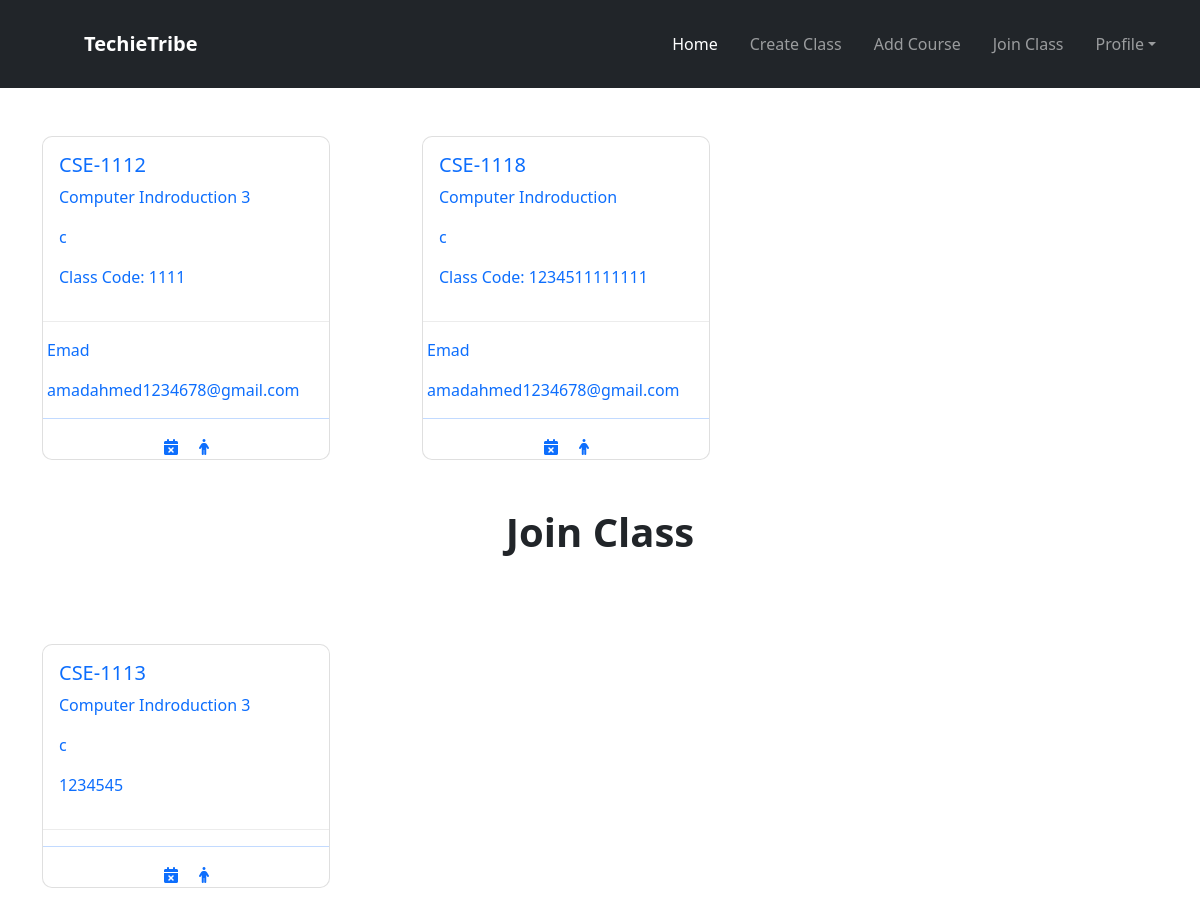
The page /teacher/ (signed in) on the database as committed earlier.
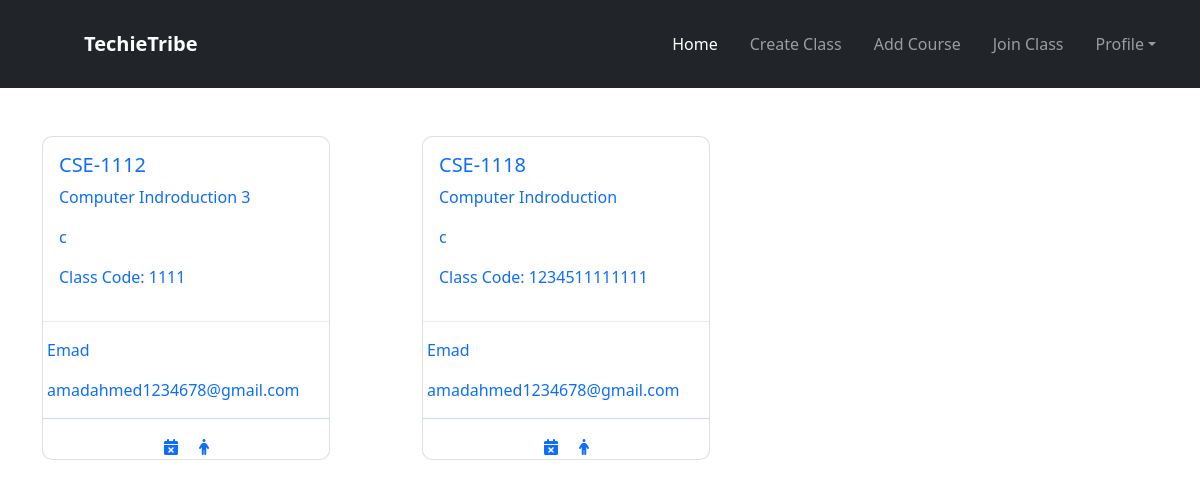
The same page on the database as committed later.
### teacher/models.py (models this page shows, shortened)
class CreateClass(models.Model):
    user = models.ForeignKey(User, on_delete=models.CASCADE)
    class_code_name = models.CharField(max_length=100)
    section = models.CharField(max_length=100, null=True, blank=True)
    subject_name = models.CharField(max_length=100, null=True, blank=True)
    room = models.CharField(max_length=100)
    classcode = models.CharField(max_length=100)

class JoinClassteach(models.Model):
    teacher = models.ForeignKey(User, on_delete=models.CASCADE)
    myclass = models.ForeignKey(CreateClass, on_delete=models.CASCADE)

### teacher/views.py (the view)
# urls.py: path('', TeacherHome.as_view(), name='home'),
class TeacherHome(View):
    def get(self, request):
        if request.user.is_authenticated:
            classview = JoinClassteach.objects.filter(teacher=request.user)
            create = CreateClass.objects.filter(user=request.user)
            return render(request, 'teacher_home.html', {'create': create, 'classview': classview})
        else:
            return redirect("/")

### teacher/templates/teacher_home.html (shortened to what this page needs)
{% extends 'base_teacher.html' %} <br />
{% load static %} <br />
{% block content %}
<link rel="stylesheet" href="{% static 'css/card.css' %}" />
<link
  rel="stylesheet"
  href="https://cdnjs.cloudflare.com/ajax/libs/font-awesome/6.1.1/css/all.min.css"
/>
<section class="wrapper">
  <div class="container">
    <div class="row">
      {% for cr in create %}
      <div class="col-lg-4 mt-5">
        <a href="{% url 'classshow' cr.id %}">
          <div class="card" style="width: 18rem">
            <div class="card-body">
              <h5 class="card-title">{{cr.class_code_name}}</h5>
              <p class="card-text">{{cr.subject_name}}</p>
              <p class="card-text">{{cr.section}}</p>
              <p class="card-text">Class Code: {{cr.classcode}}</p>
            </div>
            <hr class="mhr" />
            <div class="ms-1">
              <p>{{cr.user.first_name}}</p>
              <p>{{cr.user.email}}</p>
            </div>
            <hr />
            <div class="text-center">
              <a href="{% url 'deletecard' cr.id %}"
                ><i class="fa-solid fa-calendar-xmark me-3"></i
              ></a>
              <a href="{% url 'peopleview' cr.id %}"
                ><i class="fa-solid fa-person"></i
              ></a>
            </div>
          </div>
        </a>
      </div>
      {% endfor %}
    </div>
  </div>
</section>
{% if classview %}
<h1 class="text-dark fw-bold mt-5">Join Class</h1>
<section class="wrapper mb-5">
  <div class="container">
    <div class="row">
      {% for cr in classview %}
      <div class="col-lg-4 mt-5">
        <a href="{% url 'class_view_work_teach' cr.id %}">
          <div class="card" style="width: 18rem">
            <div class="card-body">
              <h5 class="card-title">{{cr.myclass.class_code_name}}</h5>
              <p class="card-text">{{cr.myclass.subject_name}}</p>
              <p class="card-text">{{cr.myclass.section}}</p>
              <p class="card-text">{{cr.myclass.classcode}}</p>
            </div>
            <hr class="mhr" />
            <hr />
            <div class="text-center">
              <a href="{% url 'deletejoinclassteach' cr.id %}"
                ><i class="fa-solid fa-calendar-xmark me-3"></i
              ></a>
              <a href="{% url 'show_people_work_view' cr.id %}"
                ><i class="fa-solid fa-person"></i
              ></a>
            </div>
          </div>
        </a>
      </div>
      {% endfor %}
    </div>
  </div>
  {% endif %}
</section>
{% endblock content %}

Rows that differ between the two databases and show on the page:
removed JoinClassteach: myclass.class_code_name "CSE-1113", myclass.subject_name "Computer Indroduction 3", myclass.section "c", myclass.classcode "1234545"
Other text that changed with them:
text no longer shown: "Join Class"
